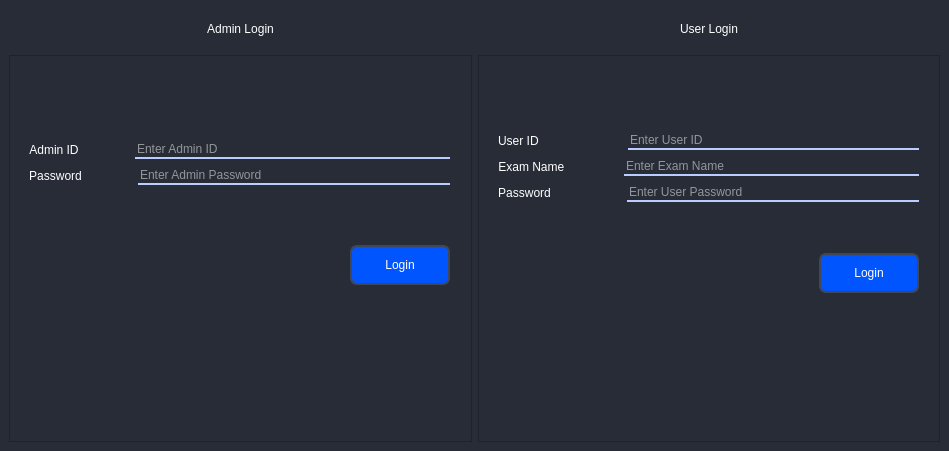
<?xml version="1.0" encoding="UTF-8"?>
<ui version="4.0">
 <class>MainWindow</class>
 <widget class="QMainWindow" name="MainWindow">
  <property name="geometry">
   <rect>
    <x>0</x>
    <y>0</y>
    <width>949</width>
    <height>451</height>
   </rect>
  </property>
  <property name="windowTitle">
   <string>MainWindow</string>
  </property>
  <property name="styleSheet">
   <string notr="true">background-color: rgb(39, 44, 54);
color:rgb(255, 255, 255)</string>
  </property>
  <widget class="QWidget" name="centralwidget">
   <layout class="QGridLayout" name="gridLayout">
    <item row="0" column="0">
     <layout class="QHBoxLayout" name="horizontalLayout">
      <item>
       <layout class="QVBoxLayout" name="verticalLayout_10">
        <item>
         <widget class="QLabel" name="label_13">
          <property name="maximumSize">
           <size>
            <width>16777215</width>
            <height>40</height>
           </size>
          </property>
          <property name="styleSheet">
           <string notr="true">color:rgb(255, 255, 255);
font: 12pt &quot;Droid Sans Fallback&quot;;
</string>
          </property>
          <property name="text">
           <string>Admin Login</string>
          </property>
          <property name="alignment">
           <set>Qt::AlignCenter</set>
          </property>
         </widget>
        </item>
        <item>
         <widget class="QFrame" name="frame_4">
          <property name="frameShape">
           <enum>QFrame::StyledPanel</enum>
          </property>
          <property name="frameShadow">
           <enum>QFrame::Raised</enum>
          </property>
          <widget class="QWidget" name="layoutWidget_6">
           <property name="geometry">
            <rect>
             <x>20</x>
             <y>32</y>
             <width>421</width>
             <height>251</height>
            </rect>
           </property>
           <layout class="QVBoxLayout" name="verticalLayout_11">
            <item>
             <layout class="QVBoxLayout" name="verticalLayout_12">
              <item>
               <layout class="QHBoxLayout" name="horizontalLayout_10">
                <item>
                 <widget class="QLabel" name="label_14">
                  <property name="styleSheet">
                   <string notr="true">color:rgb(255, 255, 255);
font: 12pt &quot;Droid Sans Fallback&quot;;
</string>
                  </property>
                  <property name="text">
                   <string>Admin ID</string>
                  </property>
                  <property name="alignment">
                   <set>Qt::AlignCenter</set>
                  </property>
                 </widget>
                </item>
                <item>
                 <spacer name="horizontalSpacer_8">
                  <property name="orientation">
                   <enum>Qt::Horizontal</enum>
                  </property>
                  <property name="sizeType">
                   <enum>QSizePolicy::Minimum</enum>
                  </property>
                  <property name="sizeHint" stdset="0">
                   <size>
                    <width>50</width>
                    <height>20</height>
                   </size>
                  </property>
                 </spacer>
                </item>
                <item>
                 <widget class="QLineEdit" name="adminid_text">
                  <property name="styleSheet">
                   <string notr="true">QLineEdit{
	border:none;
border-bottom: 2px solid rgb(187, 205, 255);
color:rgb(255, 255, 255);
}</string>
                  </property>
                  <property name="placeholderText">
                   <string>Enter Admin ID</string>
                  </property>
                 </widget>
                </item>
               </layout>
              </item>
              <item>
               <layout class="QHBoxLayout" name="horizontalLayout_11">
                <item>
                 <widget class="QLabel" name="label_15">
                  <property name="styleSheet">
                   <string notr="true">color:rgb(255, 255, 255);
font: 12pt &quot;Droid Sans Fallback&quot;;
</string>
                  </property>
                  <property name="text">
                   <string>Password</string>
                  </property>
                  <property name="alignment">
                   <set>Qt::AlignCenter</set>
                  </property>
                 </widget>
                </item>
                <item>
                 <spacer name="horizontalSpacer_9">
                  <property name="orientation">
                   <enum>Qt::Horizontal</enum>
                  </property>
                  <property name="sizeType">
                   <enum>QSizePolicy::Minimum</enum>
                  </property>
                  <property name="sizeHint" stdset="0">
                   <size>
                    <width>50</width>
                    <height>20</height>
                   </size>
                  </property>
                 </spacer>
                </item>
                <item>
                 <widget class="QLineEdit" name="admin_password_text">
                  <property name="maximumSize">
                   <size>
                    <width>16777215</width>
                    <height>16777215</height>
                   </size>
                  </property>
                  <property name="styleSheet">
                   <string notr="true">QLineEdit{
	border:none;
border-bottom: 2px solid rgb(187, 205, 255);
color:rgb(255, 255, 255);
}</string>
                  </property>
                  <property name="placeholderText">
                   <string>Enter Admin Password</string>
                  </property>
                 </widget>
                </item>
               </layout>
              </item>
             </layout>
            </item>
            <item>
             <layout class="QHBoxLayout" name="horizontalLayout_12">
              <item>
               <widget class="QLabel" name="label_16">
                <property name="minimumSize">
                 <size>
                  <width>211</width>
                  <height>31</height>
                 </size>
                </property>
                <property name="styleSheet">
                 <string notr="true">color:rgb(255, 255, 255);
font: 12pt &quot;Droid Sans Fallback&quot;;
</string>
                </property>
                <property name="text">
                 <string/>
                </property>
                <property name="alignment">
                 <set>Qt::AlignCenter</set>
                </property>
               </widget>
              </item>
              <item>
               <widget class="QPushButton" name="admin_login_button">
                <property name="minimumSize">
                 <size>
                  <width>100</width>
                  <height>40</height>
                 </size>
                </property>
                <property name="maximumSize">
                 <size>
                  <width>100</width>
                  <height>40</height>
                 </size>
                </property>
                <property name="styleSheet">
                 <string notr="true">QPushButton {
font: 14pt &quot;Droid Sans Fallback&quot;;
background-position: center;
background-repeat: no-reperat;
border: 2px solid rgb(64, 71, 88);
border-radius:7px;
color:rgb(255, 255, 255);
background-color:rgb(0, 85, 255);
}
QPushButton:hover{
background-color: rgb(0, 67, 200);
}
QPushButton:pressed {
background-color: rgb(0, 32, 97);
}</string>
                </property>
                <property name="text">
                 <string>Login</string>
                </property>
               </widget>
              </item>
             </layout>
            </item>
           </layout>
          </widget>
         </widget>
        </item>
       </layout>
      </item>
      <item>
       <layout class="QVBoxLayout" name="verticalLayout_7">
        <item>
         <widget class="QLabel" name="label_9">
          <property name="maximumSize">
           <size>
            <width>16777215</width>
            <height>40</height>
           </size>
          </property>
          <property name="styleSheet">
           <string notr="true">color:rgb(255, 255, 255);
font: 12pt &quot;Droid Sans Fallback&quot;;
</string>
          </property>
          <property name="text">
           <string>User Login</string>
          </property>
          <property name="alignment">
           <set>Qt::AlignCenter</set>
          </property>
         </widget>
        </item>
        <item>
         <widget class="QFrame" name="frame_3">
          <property name="frameShape">
           <enum>QFrame::StyledPanel</enum>
          </property>
          <property name="frameShadow">
           <enum>QFrame::Raised</enum>
          </property>
          <widget class="QWidget" name="layoutWidget_4">
           <property name="geometry">
            <rect>
             <x>20</x>
             <y>32</y>
             <width>421</width>
             <height>251</height>
            </rect>
           </property>
           <layout class="QVBoxLayout" name="verticalLayout_8">
            <item>
             <layout class="QVBoxLayout" name="verticalLayout_9">
              <item>
               <layout class="QHBoxLayout" name="horizontalLayout_7">
                <item>
                 <widget class="QLabel" name="label_10">
                  <property name="styleSheet">
                   <string notr="true">color:rgb(255, 255, 255);
font: 12pt &quot;Droid Sans Fallback&quot;;
</string>
                  </property>
                  <property name="text">
                   <string>User ID          </string>
                  </property>
                  <property name="alignment">
                   <set>Qt::AlignCenter</set>
                  </property>
                 </widget>
                </item>
                <item>
                 <spacer name="horizontalSpacer_6">
                  <property name="orientation">
                   <enum>Qt::Horizontal</enum>
                  </property>
                  <property name="sizeType">
                   <enum>QSizePolicy::Minimum</enum>
                  </property>
                  <property name="sizeHint" stdset="0">
                   <size>
                    <width>50</width>
                    <height>20</height>
                   </size>
                  </property>
                 </spacer>
                </item>
                <item>
                 <widget class="QLineEdit" name="userid_text">
                  <property name="styleSheet">
                   <string notr="true">QLineEdit{
	border:none;
border-bottom: 2px solid rgb(187, 205, 255);
color:rgb(255, 255, 255);
}</string>
                  </property>
                  <property name="placeholderText">
                   <string>Enter User ID</string>
                  </property>
                 </widget>
                </item>
               </layout>
              </item>
              <item>
               <layout class="QHBoxLayout" name="horizontalLayout_13">
                <item>
                 <widget class="QLabel" name="label_17">
                  <property name="styleSheet">
                   <string notr="true">color:rgb(255, 255, 255);
font: 12pt &quot;Droid Sans Fallback&quot;;
</string>
                  </property>
                  <property name="text">
                   <string>Exam Name </string>
                  </property>
                  <property name="alignment">
                   <set>Qt::AlignCenter</set>
                  </property>
                 </widget>
                </item>
                <item>
                 <spacer name="horizontalSpacer_10">
                  <property name="orientation">
                   <enum>Qt::Horizontal</enum>
                  </property>
                  <property name="sizeType">
                   <enum>QSizePolicy::Minimum</enum>
                  </property>
                  <property name="sizeHint" stdset="0">
                   <size>
                    <width>50</width>
                    <height>20</height>
                   </size>
                  </property>
                 </spacer>
                </item>
                <item>
                 <widget class="QLineEdit" name="examname_text">
                  <property name="maximumSize">
                   <size>
                    <width>16777215</width>
                    <height>16777215</height>
                   </size>
                  </property>
                  <property name="styleSheet">
                   <string notr="true">QLineEdit{
	border:none;
border-bottom: 2px solid rgb(187, 205, 255);
color:rgb(255, 255, 255);
}</string>
                  </property>
                  <property name="placeholderText">
                   <string>Enter Exam Name</string>
                  </property>
                 </widget>
                </item>
               </layout>
              </item>
              <item>
               <layout class="QHBoxLayout" name="horizontalLayout_8">
                <item>
                 <widget class="QLabel" name="label_11">
                  <property name="styleSheet">
                   <string notr="true">color:rgb(255, 255, 255);
font: 12pt &quot;Droid Sans Fallback&quot;;
</string>
                  </property>
                  <property name="text">
                   <string>Password      </string>
                  </property>
                  <property name="alignment">
                   <set>Qt::AlignCenter</set>
                  </property>
                 </widget>
                </item>
                <item>
                 <spacer name="horizontalSpacer_7">
                  <property name="orientation">
                   <enum>Qt::Horizontal</enum>
                  </property>
                  <property name="sizeType">
                   <enum>QSizePolicy::Minimum</enum>
                  </property>
                  <property name="sizeHint" stdset="0">
                   <size>
                    <width>50</width>
                    <height>20</height>
                   </size>
                  </property>
                 </spacer>
                </item>
                <item>
                 <widget class="QLineEdit" name="user_password_text">
                  <property name="maximumSize">
                   <size>
                    <width>16777215</width>
                    <height>16777215</height>
                   </size>
                  </property>
                  <property name="styleSheet">
                   <string notr="true">QLineEdit{
	border:none;
border-bottom: 2px solid rgb(187, 205, 255);
color:rgb(255, 255, 255);
}</string>
                  </property>
                  <property name="placeholderText">
                   <string>Enter User Password</string>
                  </property>
                 </widget>
                </item>
               </layout>
              </item>
             </layout>
            </item>
            <item>
             <layout class="QHBoxLayout" name="horizontalLayout_9">
              <item>
               <widget class="QLabel" name="label_12">
                <property name="minimumSize">
                 <size>
                  <width>211</width>
                  <height>31</height>
                 </size>
                </property>
                <property name="styleSheet">
                 <string notr="true">color:rgb(255, 255, 255);
font: 12pt &quot;Droid Sans Fallback&quot;;
</string>
                </property>
                <property name="text">
                 <string/>
                </property>
                <property name="alignment">
                 <set>Qt::AlignCenter</set>
                </property>
               </widget>
              </item>
              <item>
               <widget class="QPushButton" name="user_login_button">
                <property name="minimumSize">
                 <size>
                  <width>100</width>
                  <height>40</height>
                 </size>
                </property>
                <property name="maximumSize">
                 <size>
                  <width>100</width>
                  <height>40</height>
                 </size>
                </property>
                <property name="styleSheet">
                 <string notr="true">QPushButton {
font: 14pt &quot;Droid Sans Fallback&quot;;
background-position: center;
background-repeat: no-reperat;
border: 2px solid rgb(64, 71, 88);
border-radius:7px;
color:rgb(255, 255, 255);
background-color:rgb(0, 85, 255);
}
QPushButton:hover{
background-color: rgb(0, 67, 200);
}
QPushButton:pressed {
background-color: rgb(0, 32, 97);
}</string>
                </property>
                <property name="text">
                 <string>Login</string>
                </property>
               </widget>
              </item>
             </layout>
            </item>
           </layout>
          </widget>
         </widget>
        </item>
       </layout>
      </item>
     </layout>
    </item>
   </layout>
  </widget>
 </widget>
 <resources/>
 <connections/>
</ui>
